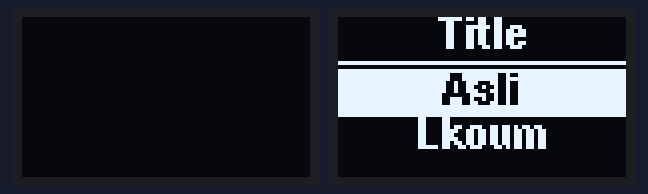
The sketch below on a simulated ESP32. Parts: 2 × 72×40 one-colour display.

Above: at 0.1 s.

The sketch:

OledLib.ino
```cpp
#include <Wire.h>
#include "Oled.h"

#define SDA_PIN 5
#define SCL_PIN 6

Oled oled;
U8G2 u8g2;
void setup(void) {
  Wire.begin(SDA_PIN, SCL_PIN);
  oled.begin();
  u8g2 = oled.instance();
  /*
  oled.println("Lokum");
  oled.println("Surat");
  oled.println("Asli");
  */

}

uint8_t i = 1;
void loop(void) {
  oled.clear();
  u8g2.userInterfaceSelectionList("Title", i, "Asli\nLkoum\nSurat");

  i = ++i % 3;
  delay(1000);
}
```

Oled.cpp
```cpp
#include "Oled.h"

Oled::Oled() {
  line = 0;
}

U8G2 Oled::instance() {
  return u8g2;
}

void Oled::begin() {
  u8g2 = U8G2_SSD1306_72X40_ER_F_HW_I2C(U8G2_R0, /* reset */ U8X8_PIN_NONE);
  u8g2.begin();
  u8g2.clearBuffer();
  u8g2.setFont(u8g2_font_helvB08_tf);
  u8g2.setFontPosTop();
  lineHeight = u8g2.getMaxCharHeight();
}

void Oled::clear() {
  u8g2.clear();
  line = 0;
}

void Oled::println(String text) {
  u8g2.setCursor(0, line);
  u8g2.print(text);
  u8g2.updateDisplay();
  line += lineHeight;
}

void Oled::selection() {

  //u8g2.setFont(u8g2_font_6x10_tf);
  //u8g2.setFontRefHeightAll();  	/* this will add some extra space for the text inside the buttons */
  //u8g2.userInterfaceMessage("Title1", "Title2", "Title3", " Ok \n Cancel ");
  int i;
  for (i=1; i<4; i++) {
    u8g2.userInterfaceSelectionList("Title", i, "Asli\nLkoum\nSurat");
    delay(500);
  }


}
```

Oled.h
```cpp
/*
  @version 1.0
  @note
  @createdby Riza Kaan Ucak
  @date 21.10.2023

  U8g2lib overview
    u8g2_font_helvB08_tf      - 8 Pixel
    u8g2_font_tenfatguys_tf   - 10 Pixel

    Frame Buffer Examples: clearBuffer/sendBuffer. Fast, but may not work with all Arduino boards because of RAM consumption
    Page Buffer Examples: firstPage/nextPage. Less RAM usage, should work with all Arduino boards.
    U8x8 Text Only Example: No RAM usage, direct communication with display controller. No graphics, 8x8 Text only.
*/

#ifndef _Oled_h
#define _Oled_h

#include <U8g2lib.h>
#include <Wire.h>

class Oled {
  public:
    Oled();
    void begin();
    U8G2 instance();
    void clear();
    void println(String text);
    void selection();
  private:
    U8G2 u8g2; // EastRising 0.42" OLED
    int lineHeight;
    int line;
    int x, y;
};

#endif
```
